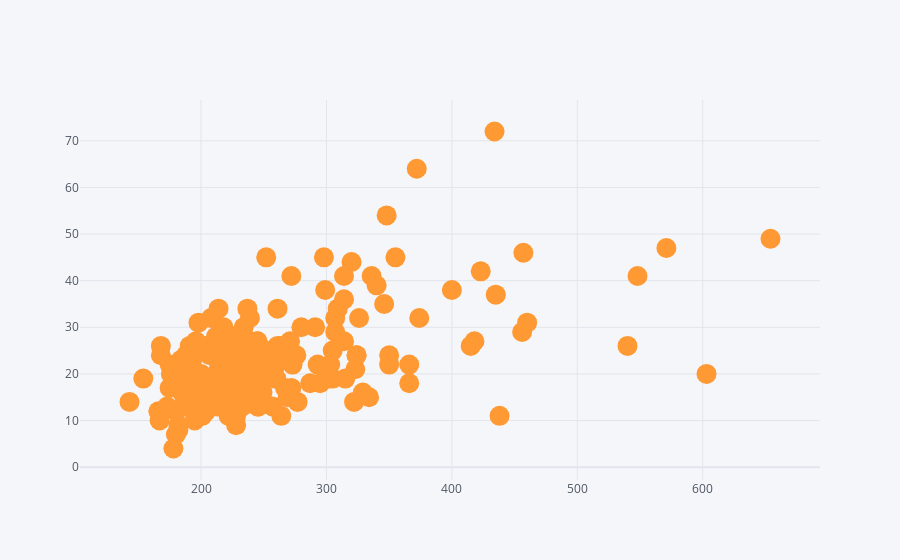

The notebook cell saved with this chart:
### Code cell
df.iplot(kind = 'scatter', x = 'Reach', y = 'Like', mode = 'markers', size = 20)

### Figure 1 — Plotly figure (JSON) as saved in the notebook; plotly's stock layout.template omitted (floating-point values rounded to 4 significant figures; data arrays with more than 128 entries replaced by an {"elided": "..."} marker saying what was removed)
{"data": [{"line": {"color": "rgba(255, 153, 51, 1.0)", "dash": "solid", "shape": "linear", "width": 1.3}, "marker": {"size": 20, "symbol": "circle"}, "mode": "markers", "name": "Like", "text": "", "type": "scatter", "x": {"elided": "202 int values"}, "y": {"elided": "202 int values"}}], "layout": {"legend": {"bgcolor": "#F5F6F9", "font": {"color": "#4D5663"}}, "paper_bgcolor": "#F5F6F9", "plot_bgcolor": "#F5F6F9", "title": {"font": {"color": "#4D5663"}}, "xaxis": {"gridcolor": "#E1E5ED", "showgrid": true, "tickfont": {"color": "#4D5663"}, "title": {"font": {"color": "#4D5663"}, "text": ""}, "zerolinecolor": "#E1E5ED"}, "yaxis": {"gridcolor": "#E1E5ED", "showgrid": true, "tickfont": {"color": "#4D5663"}, "title": {"font": {"color": "#4D5663"}, "text": ""}, "zerolinecolor": "#E1E5ED"}}}
